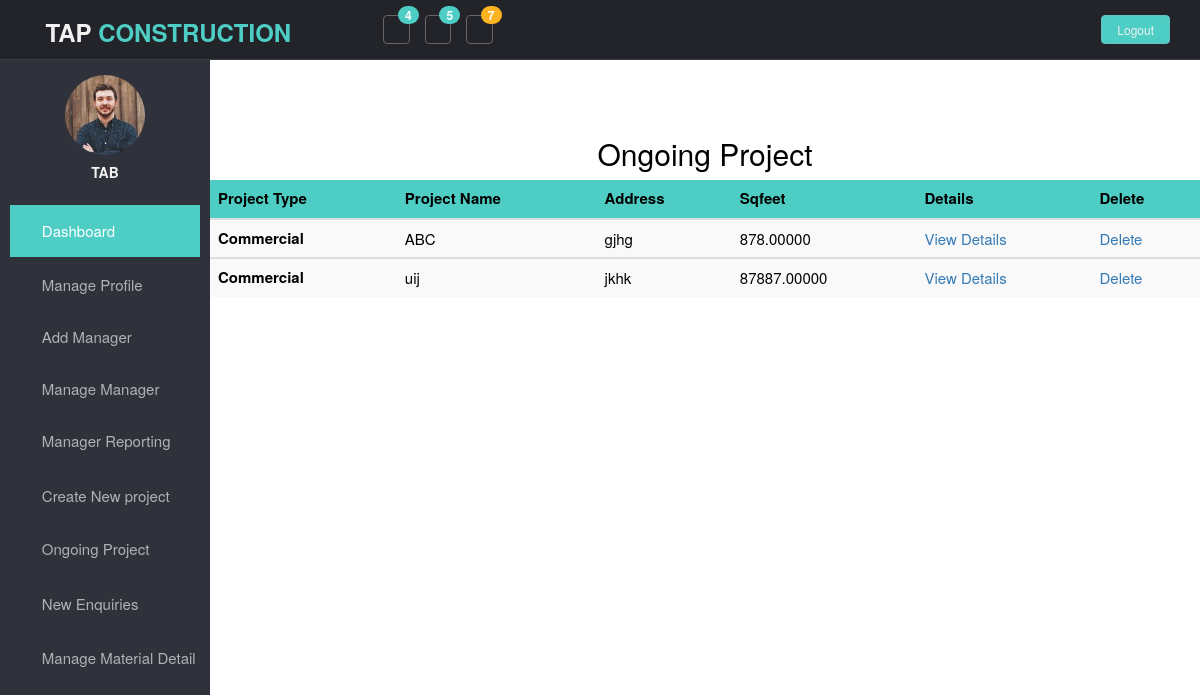
Screenshot of /tap/ongoing/ with the database file from the repository.
### Tap_admin/models.py (models this page shows, shortened)
class Project(models.Model):
    proj_status=(
        ('Completed','Completed'),
        ('In Process','In Process'),
        ('Not Started','Not Started')
   )
    proj_type=(
        ('Residential','Residential'),
        ('Commercial','Commercial'),
    )
    project_type=models.CharField(max_length=20,choices=proj_type)
    project_name=models.CharField(max_length=50)
    address=models.TextField()
    sqfeet=models.DecimalField(null=False,max_digits=10,decimal_places=5)
    proj_sale_status=models.CharField(max_length=15,choices=proj_status,default='Not Started')
    created_at=models.DateTimeField(auto_now=True)
    updated_at=models.DateTimeField(auto_now_add=True,null=True)
    manager=models.ForeignKey('manager.ManagerProfile',on_delete=models.CASCADE,null=True)
    project_desciption=models.TextField(null=True)

### Tap_admin/views.py (the view)
# urls.py: path('ongoing/',ongoing,name='ongoing'),
def ongoing(request):
    data=Project.objects.filter(proj_sale_status='Not Started')|Project.objects.filter(proj_sale_status='In Process')
    return render(request,'Tap_admin/ongoing.html',{'data':data})

### Tap_admin/templates/Tap_admin/ongoing.html
{% extends 'Tap_admin/base.html' %}
{% load static %}
{% block content %}
<section id="main-content">
  <section class="wrapper">
    <div class="row">
      <h2><center>Ongoing Project</center></h2>
          <table class="table table-striped">
            <thead>
              <tr style="background-color:#4ECDC4;color:black;">
                <th scope="col">Project Type</th>
                <th scope="col">Project Name</th>
                <th scope="col">Address</th>
                <th scope="col">Sqfeet</th>
                <th scope="col">Details</th>
                <th scope="col">Delete</th>
              </tr>
              {% for obj in data %}
            </thead>
            <tbody>
              <tr>
                <th scope="row">{{ obj.project_type }}</th>
                <td>{{ obj.project_name }}</td>
                <td>{{ obj.address }}</td>
                <td>{{ obj.sqfeet }}</td>
                <td><a href="{% url 'details' obj.pk %}"> View Details</a></td>
              <td><a href="{% url 'delete_project' obj.pk %}"> Delete</a></td>
              </tr>
              {% endfor %}
          </tbody>
          </table>
          {% endblock %}

### Tap_admin/static/Tap_admin/css/style.css (style rules this page uses)
body { color:black; background:white; padding: 0px !important; margin: 0px !important; font-size:15px; }
a, a:hover, a:focus { text-decoration: none; outline: none; }
#main-content { margin-left: 210px; }
.wrapper { display: inline-block; margin-top: 60px; padding-left: 15px; padding-right: 15px; padding-bottom: 15px; padding-top: 0px; width: 100%; }

### rows the page displays
Project: project_type "Commercial", project_name "ABC", address "gjhg", sqfeet "878.00000"
Project: project_type "Commercial", project_name "uij", address "jkhk", sqfeet "87887.00000"
